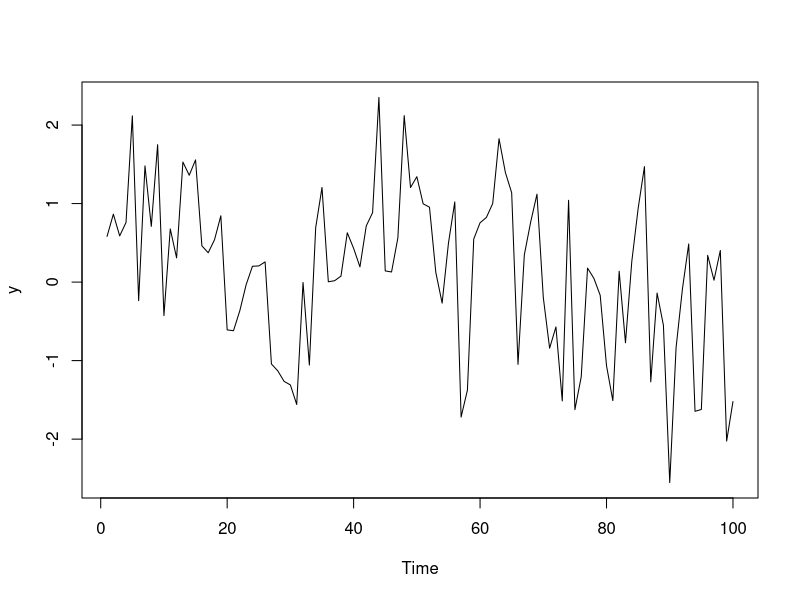
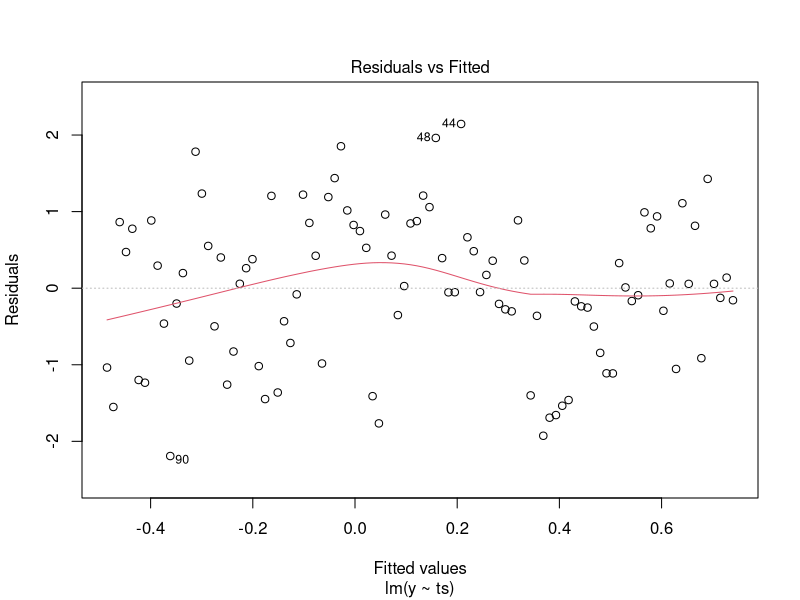
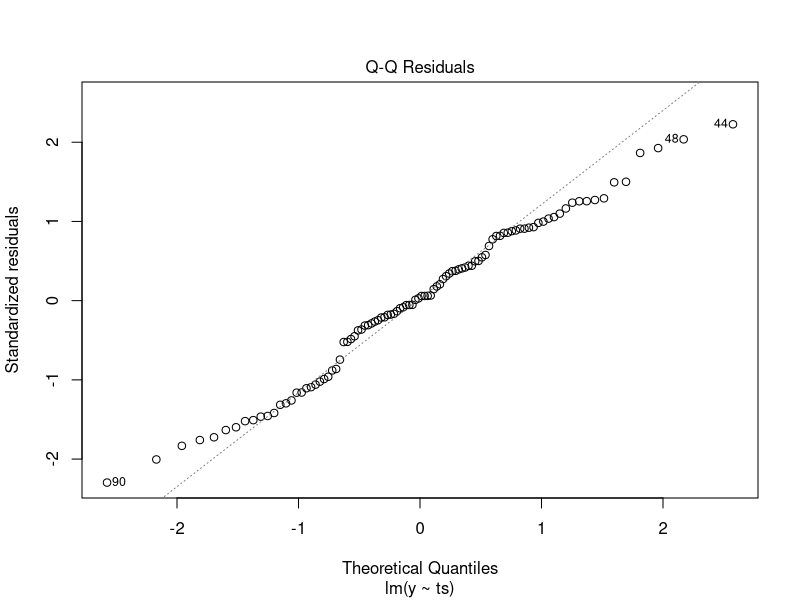
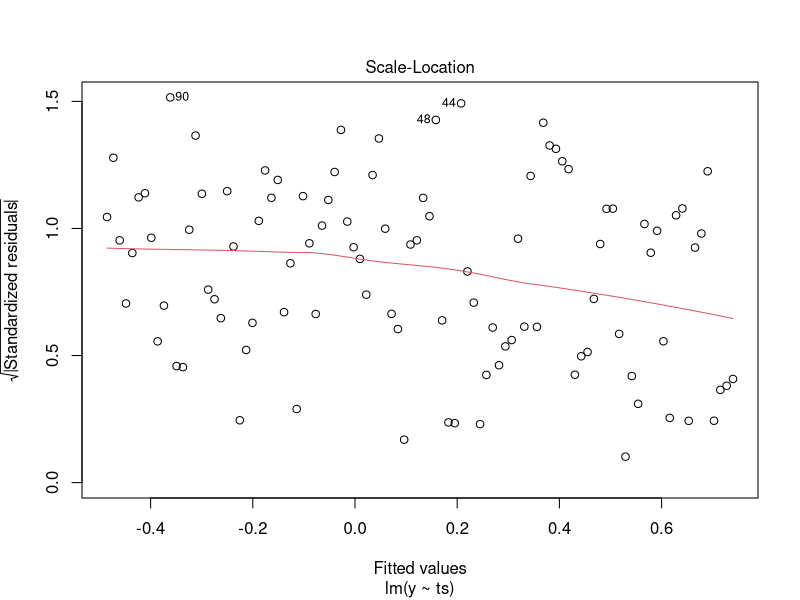
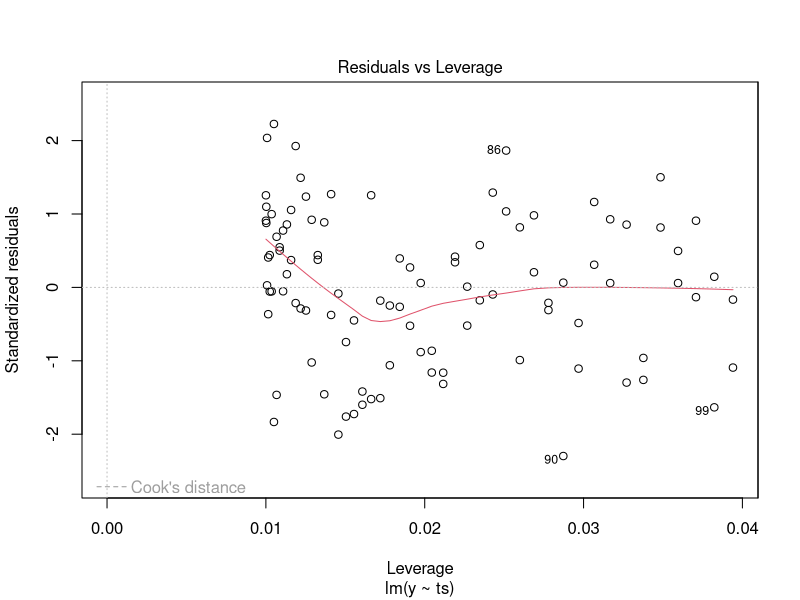
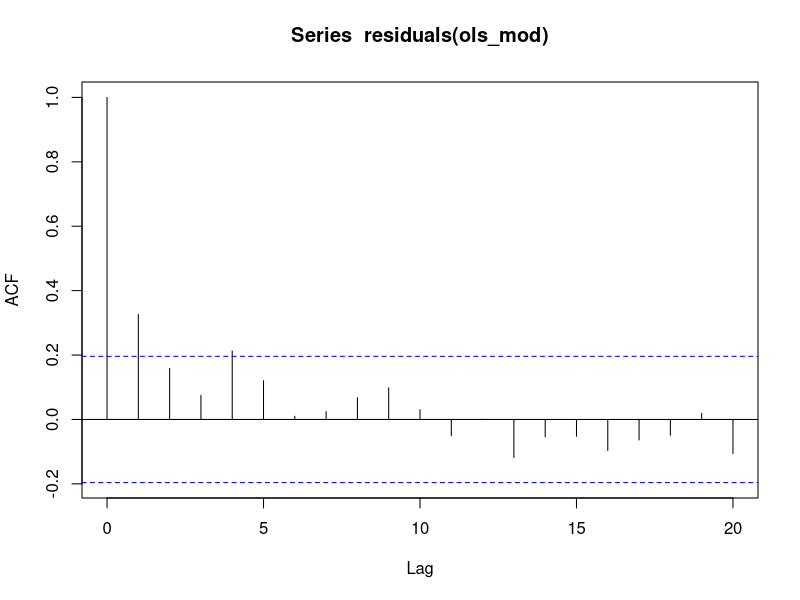
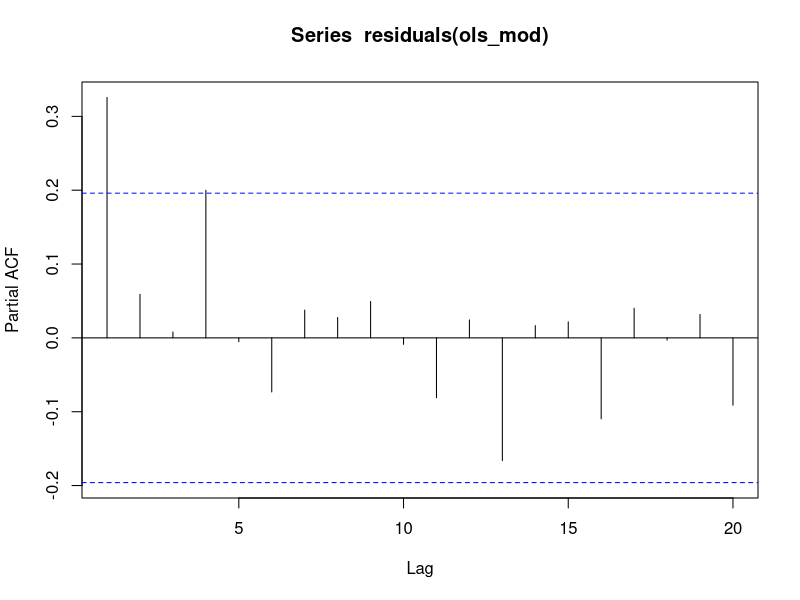
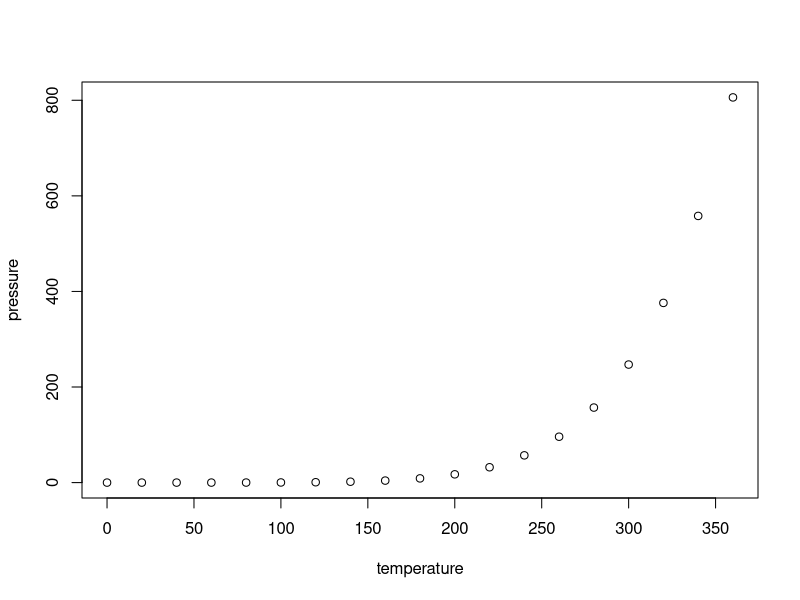

Recreate these plots in R, in order.
## ---- chunk 1
knitr::opts_chunk$set(echo = TRUE)
## ---- chunk 2
library(tidyverse)
## ---- chunk 3
y  <- arima.sim(n=100,list(ar=c(.5)))  
ts <-1:100  
plot(y)

## ---- chunk 4
ols_mod<- lm(y~ts)
summary(ols_mod)
## ---- chunk 5
plot(ols_mod)

## ---- chunk 6
residuals(ols_mod)

## ---- chunk 7
acf(residuals(ols_mod))

## ---- chunk 8
pacf(residuals(ols_mod))
## ---- chunk 9
summary(cars)
## ---- chunk 10
plot(pressure)
